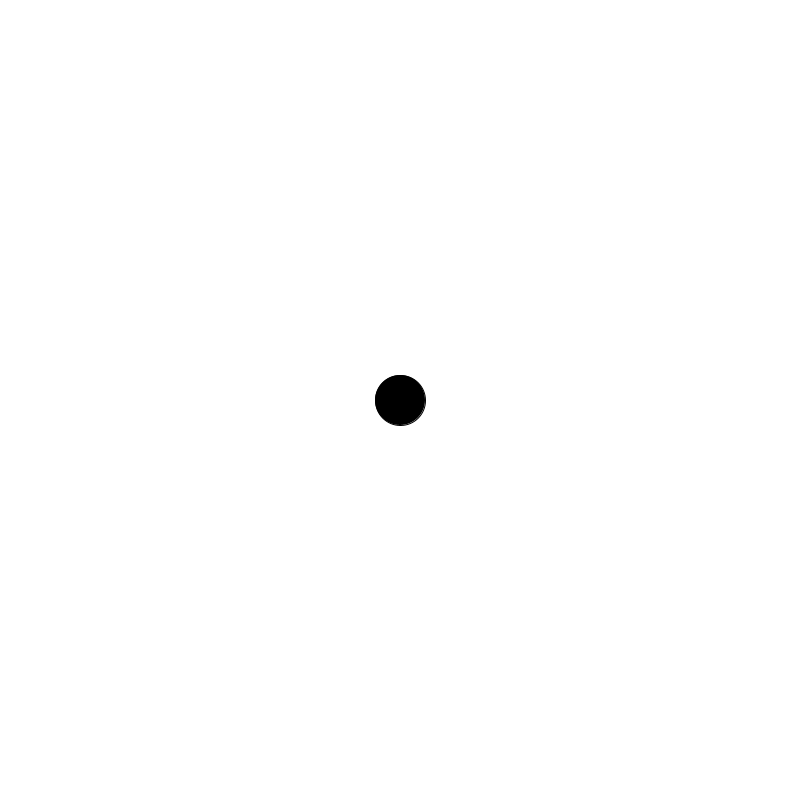
Frame 1 (no input)
Frame 60 (the mouse pressed at the canvas centre just before this capture): identical to frame 1, image omitted
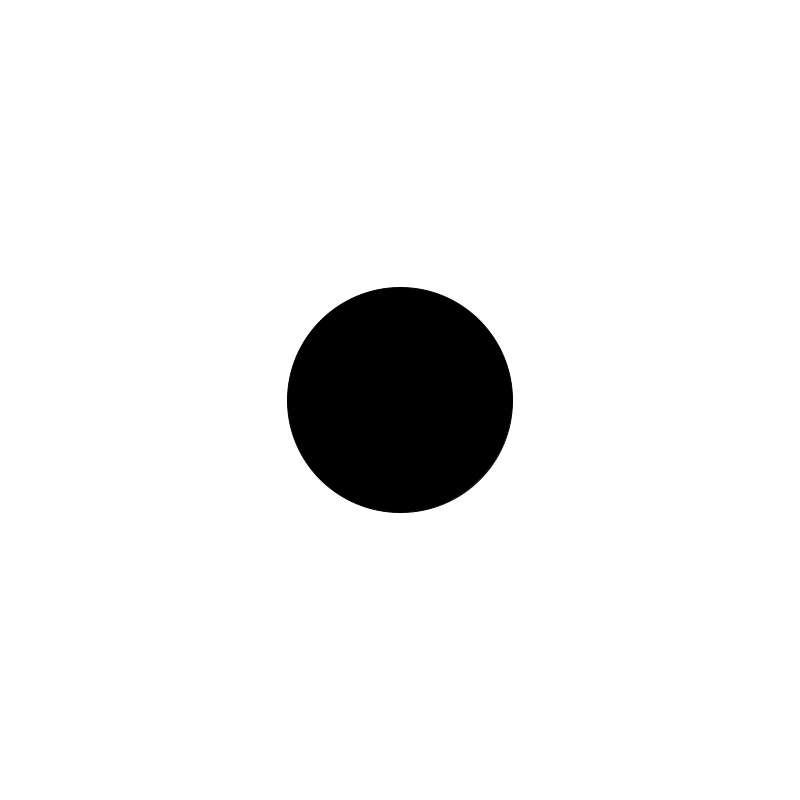
Frame 120 (the mouse held since frame 60 and released just before this capture)

The Processing sketch that drew these frames (run headless with seeded random() and noise(); from frame 60 on, the mouse is pressed at the canvas centre):

// Processing sketch: SV01_02_Map_Skalierung
// ── SV01_02_Map_Skalierung.pde
// SV#01.02 - Arbeiten mit Daten 
// Die map()-Funktion, Kontrolle über die Skalierung
// Spekulative Visualisierung, FH Bielefeld

float kreisGroesse = 100;

void setup() {
  size(800, 800);
}


void draw() {
  background(255);
  fill(0);
  
  // Die Variable <circleSize> wird durch die X-Position der Maus gesteuert.
  kreisGroesse = map(mouseX, 0, width, 50, 400);  
  
  // Von der Mitte des Fensters ausgehend zeichnen wir einen Kreis mit dem Radius <circleSize>
  ellipse(width/2, height/2, kreisGroesse, kreisGroesse);
}
